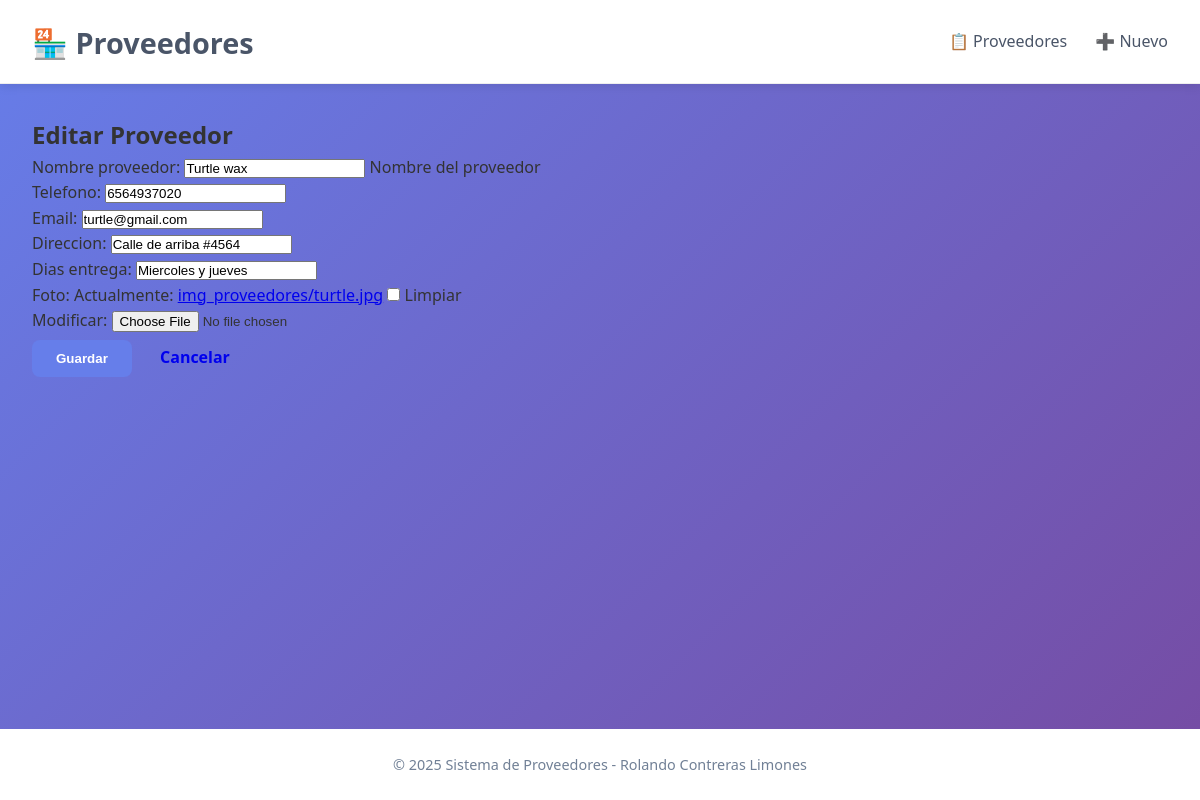
The page /editar/2/ on the database its author committed.
### app_proveedor/models.py (models this page shows, shortened)
class Proveedor(models.Model):
    nombre_proveedor = models.CharField(max_length=50, help_text="Nombre del proveedor")
    telefono = models.CharField(max_length=15)
    email = models.EmailField(max_length=50)
    direccion = models.CharField(max_length=150)
    dias_entrega = models.CharField(max_length=100)
    foto = models.ImageField(upload_to='img_proveedores/', blank=True, null=True)
    class Meta:
        verbose_name = "Proveedor"
        verbose_name_plural = "Proveedores"

### app_proveedor/views.py (the view)
# urls.py: path('editar/<int:proveedor_id>/', views.editar_proveedor, name='editar_proveedor'),
def editar_proveedor(request, proveedor_id):
    proveedor = get_object_or_404(Proveedor, id=proveedor_id)
    if request.method == 'POST':
        form = ProveedorForm(request.POST, request.FILES, instance=proveedor)
        if form.is_valid():
            form.save()
            return redirect('app_proveedor:detalle_proveedor', proveedor_id=proveedor.id)
    else:
        form = ProveedorForm(instance=proveedor)
    return render(request, 'formulario_proveedor.html', {'form': form, 'titulo': 'Editar Proveedor'})

### app_proveedor/forms.py
class ProveedorForm(forms.ModelForm):
    class Meta:
        model = Proveedor
        fields = ['nombre_proveedor', 'telefono', 'email', 'direccion', 'dias_entrega', 'foto']

### app_proveedor/templates/formulario_proveedor.html (shortened to what this page needs)
{% extends 'base.html' %}
{% block contenido %}
<h2>{{ titulo }}</h2>
<form method="post" enctype="multipart/form-data" class="form-styled">
    {{ form.as_p }}
    <div class="actions">
        <button type="submit" class="btn btn-primary">Guardar</button>
        <a href="{% url 'app_proveedor:listar_proveedores' %}" class="btn">Cancelar</a>
    </div>
</form>
{% endblock %}

### app_proveedor/static/css/styles.css (style rules this page uses)
* { margin: 0; padding: 0; box-sizing: border-box; }
body { font-family: 'Segoe UI', Tahoma, Geneva, Verdana, sans-serif; background: linear-gradient(135deg, #667eea 0%, #764ba2 100%); color: #333; line-height: 1.6; }
.btn { padding: 0.7rem 1.5rem; border: none; border-radius: 8px; font-weight: 600; cursor: pointer; transition: background 0.3s; text-decoration: none; display: inline-block; }
.btn-primary { background: #667eea; color: white; }

### rows shown on the page
Proveedor: nombre_proveedor "Turtle wax", telefono "6564937020", email "turtle@gmail.com", direccion "Calle de arriba #4564", dias_entrega "Miercoles y jueves"

### other values the page prints
{{ titulo }} "Editar Proveedor"
